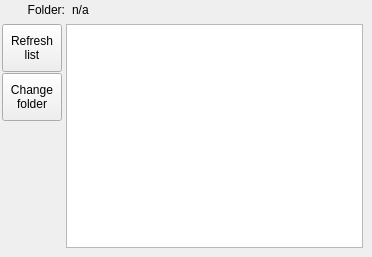
    <widget class="QWidget" name="tabPage0Stimuli">
     <attribute name="title">
      <string>Stimuli</string>
     </attribute>
     <widget class="QPushButton" name="btnRefreshStimList">
      <property name="geometry">
       <rect>
        <x>2</x>
        <y>24</y>
        <width>60</width>
        <height>48</height>
       </rect>
      </property>
      <property name="text">
       <string>Refresh
list</string>
      </property>
     </widget>
     <widget class="QLabel" name="lblCurrStimFolder">
      <property name="geometry">
       <rect>
        <x>72</x>
        <y>3</y>
        <width>289</width>
        <height>17</height>
       </rect>
      </property>
      <property name="autoFillBackground">
       <bool>false</bool>
      </property>
      <property name="frameShape">
       <enum>QFrame::NoFrame</enum>
      </property>
      <property name="frameShadow">
       <enum>QFrame::Sunken</enum>
      </property>
      <property name="text">
       <string>n/a</string>
      </property>
      <property name="alignment">
       <set>Qt::AlignLeading|Qt::AlignLeft|Qt::AlignTop</set>
      </property>
      <property name="wordWrap">
       <bool>false</bool>
      </property>
     </widget>
     <widget class="QListWidget" name="listStim">
      <property name="geometry">
       <rect>
        <x>66</x>
        <y>24</y>
        <width>297</width>
        <height>224</height>
       </rect>
      </property>
      <property name="font">
       <font>
        <family>Segoe UI</family>
       </font>
      </property>
      <property name="focusPolicy">
       <enum>Qt::WheelFocus</enum>
      </property>
      <property name="selectionMode">
       <enum>QAbstractItemView::ContiguousSelection</enum>
      </property>
      <property name="selectionRectVisible">
       <bool>false</bool>
      </property>
     </widget>
     <widget class="QPushButton" name="btnChangeStimFolder">
      <property name="enabled">
       <bool>true</bool>
      </property>
      <property name="geometry">
       <rect>
        <x>2</x>
        <y>73</y>
        <width>60</width>
        <height>48</height>
       </rect>
      </property>
      <property name="text">
       <string>Change
folder</string>
      </property>
     </widget>
     <widget class="QLabel" name="label_3">
      <property name="geometry">
       <rect>
        <x>16</x>
        <y>3</y>
        <width>49</width>
        <height>16</height>
       </rect>
      </property>
      <property name="layoutDirection">
       <enum>Qt::LeftToRight</enum>
      </property>
      <property name="text">
       <string>Folder:</string>
      </property>
      <property name="alignment">
       <set>Qt::AlignRight|Qt::AlignTop|Qt::AlignTrailing</set>
      </property>
     </widget>
    </widget>
